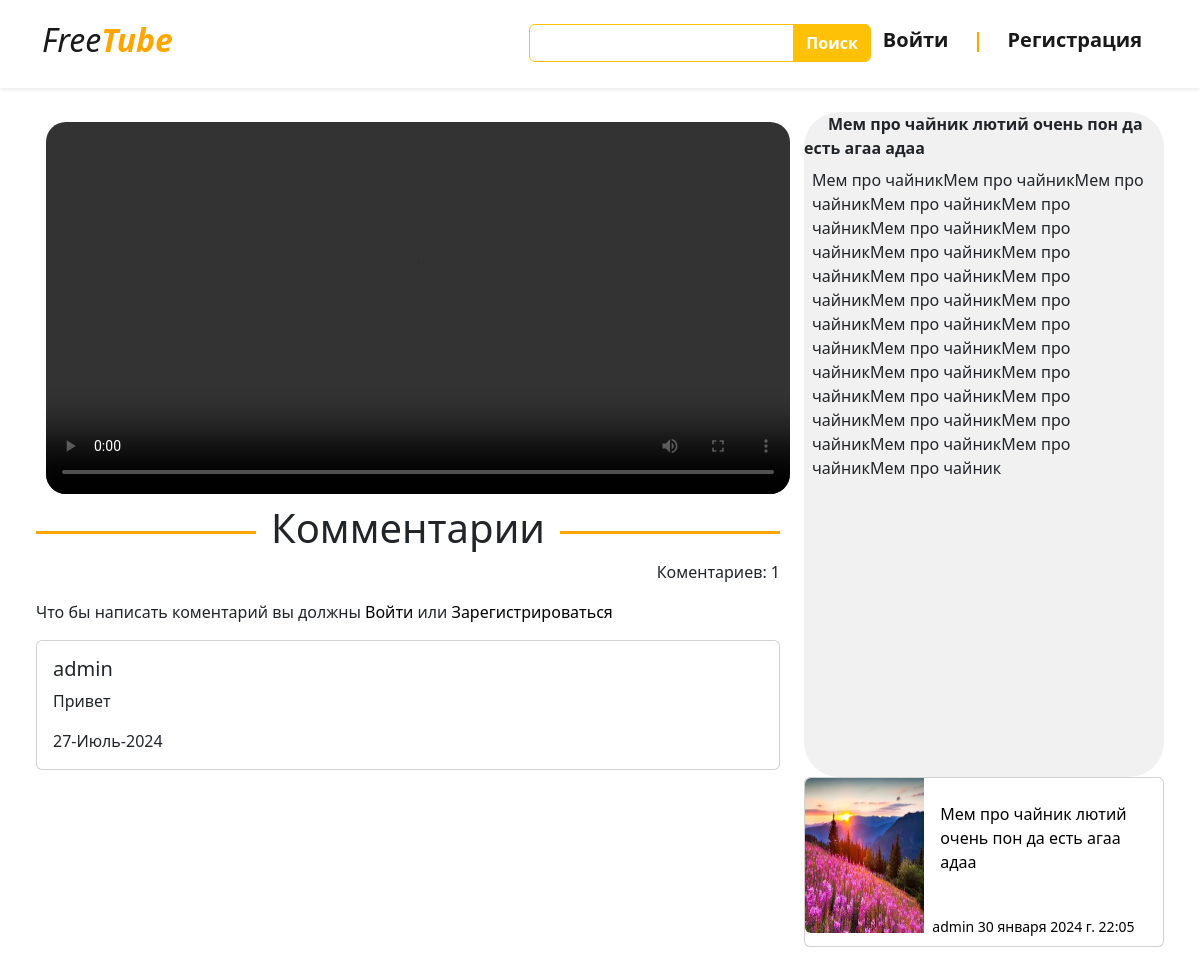
The app's page /posts/Mem-pro-chaynik-lyutiy-ochen-pon-da-est-agaa-adaa/ with its own data.
### video/models.py (models this page shows, shortened)
class Post(models.Model):
    author =  models.ForeignKey(User, on_delete=models.CASCADE, null = True , blank = True)
    title = models.CharField(max_length=255)
    description = models.TextField()
    preview = models.ImageField(upload_to = 'post_previews/')
    video = models.FileField(upload_to='post_videos/')
    date = models.DateTimeField(default = timezone.now)
    published = models.BooleanField(default = False)
    category = models.ManyToManyField('Category')
    featured = models.BooleanField(default= False)
    slug = models.SlugField(unique = True)
    class  Meta:
        verbose_name = 'Видео'
        verbose_name_plural = 'Видео'
    def get_link(self):
        return reverse('post_detail_url', kwargs= {'slug': self.slug})

class Comment(models.Model):
    author = models.ForeignKey(User, on_delete = models.CASCADE)
    post = models.ForeignKey(Post, on_delete = models.CASCADE)
    text = models.TextField()
    date = models.DateTimeField(default = timezone.now)
    class Meta:
        verbose_name = 'Коментарий'
        verbose_name_plural = 'Коментарии'

### video/views.py (the view, shortened to what this page needs)
# urls.py: path('posts/<slug:slug>/', views.post_detail , name = 'post_detail_url'),
def post_detail(request, slug):
    post = Post.objects.get(slug__exact=slug)
    return render(request, 'post_detail.html', {'post': post})

### video/templates/post_detail.html (shortened to what this page needs)
{% extends 'base.html'%}
{% block content %}
<div class = 'row m-4'>
  <div class="col-md-8">
    <video controls sc>
      <source src='{{post.video.url}}' type="video/mp4">
    </video>
      <h1 class="line">Комментарии</h1>
      <p class="text-end">Коментариев: {{post.comment_set.count}}</p>
      {% if request.user.is_authenticated %}
      <form action="{% url 'comment' post.slug %}" method="POST">
          {% csrf_token %}
          <textarea name="text" id="" cols="30" rows="10"></textarea>
          <button>Отправить</button>
      </form>
      {% else %}
      <p>
          Что бы написать коментарий вы должны
          <a href="{% url 'login_site' %}">Войти</a>
           или
           <a href="{% url 'register' %}">Зарегистрироваться</a>
          </p>
      {% endif %}
      <div class="row row-cols-1 row-cols-md-1 g-4">
          {% for comment in post.comment_set.all %}
          <div class="col">
            <div class="card">
              <div class="card-body">
                <h5 class="card-title">{{comment.author.username}}</h5>
                <p class="card-text">{{comment.text}}</p>
                <p class="card-text">{{comment.date|date:'d-F-Y'}}</p>
              </div>
            </div>
          </div>
          {% endfor %}
  </div>
  </div>
  <div class="col-md-4">
      <div class="description">
            <div>
              <b class="m-4">
                {{post.title}}
              </b>
            </div>
            <div class="m-2">
           <p>
            {{post.description}}
           </p>
          </div>
      </div>
      <div class="card mb-3" style="max-width: 540px;">
        <div class="row g-0">
          <div class="col-md-4">
            <a href="{{post.get_link}}">
            <img src="{{post.preview.url}}" class="img-fluid rounded-start" style="width: 200px; height: 155px;" alt="...">
          </a>
          </div>
          <div class="col-md-8">
            <a href="{{post.get_link}}">
            <div class="card-body">
              <p class="card-text">{{post.title}}</p>
            </div>
            <p class="card-text m-2"><small class="text-body-secondary">{{post.author}} {{post.date}}</small></p>
          </div>
        </div>
      </div>
  </div>
</div>
{% endblock %}

### video/static/css/style.css (style rules this page uses)
.line { position: relative; z-index: 1; overflow: hidden; text-align: center; }
.line:before, .line:after { content: ''; display: inline-block; width: 100%; height: 3px; background: orange; z-index: -1; position: relative; vertical-align: middle; }
.line:before { right: 15px; margin: 0 0 0 -100%; }
.line:after { left: 15px; margin: 0 -100% 0 0; }
video { display: flex; object-fit: cover; width: 100%; }
video { display: flex; width: 100%; border-radius: 20px; margin: 10px 10px; }
.description { width: 100%; height: 665px; background-color: #F1F1F1; border-radius: 35px; }
*, *::before, *::after { box-sizing: border-box; }

### records on screen
Post: comment_set.count "1", title "Мем про чайник лютий очень пон да есть агаа адаа", description "Мем про чайникМем про чайникМем про чайникМем про чайникМем про чайникМем про чайникМем про чайникМем про чайникМем про чайникМем про чайникМем про чайникМем про чайникМем про чайникМем про чайникМем про чайникМем про чайникМем про чайникМем про чайникМем про чайникМем про чайникМем про чайникМем про чайникМем про чайникМем про чайникМем про чайникМем про чайник", preview (picture), author "admin", date "30 января 2024 г. 22:05"
Comment: author.username "admin", text "Привет", date "27-Июль-2024"
